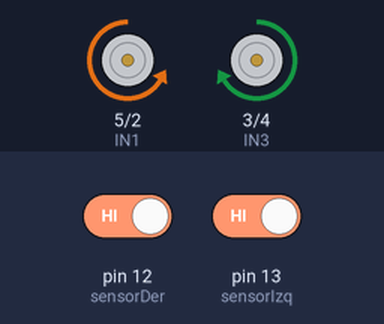
Bench run of a sketch on a simulated Arduino Uno, built with avr-gcc and run on an emulated ATmega328P. Shown: motor-driver pin pairs drawn as motors (green arrow = first pin HIGH = forward, orange = second pin HIGH = backward, longer = more drive, scaled by the enable pin). The test bench sets the inputs (shaded band); at power-on: pin 12 (sensorDer) HIGH, pin 13 (sensorIzq) HIGH. Random numbers use the default seed unless the sketch sets one; what the sketch prints to the serial monitor is not drawn.

Above: at 1.2 s.
1.3 s: pin 12 (sensorDer) driven LOW
At 2.0 s:
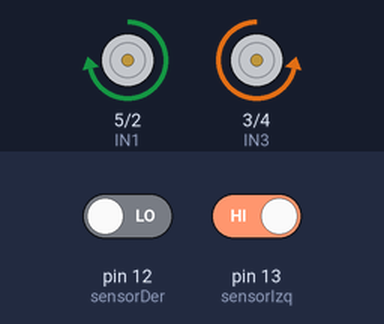
At 3.4 s:
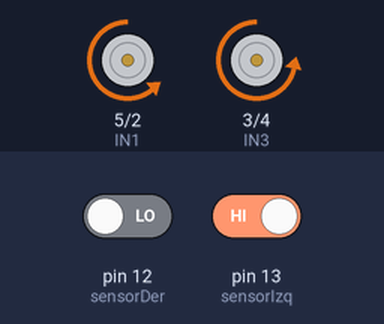
4.3 s: pin 12 (sensorDer) driven HIGH
7.3 s: pin 13 (sensorIzq) driven LOW
10.3 s: pin 13 (sensorIzq) driven HIGH
13.3 s: pin 12 (sensorDer) driven LOW and pin 13 (sensorIzq) driven LOW
At 15.4 s:
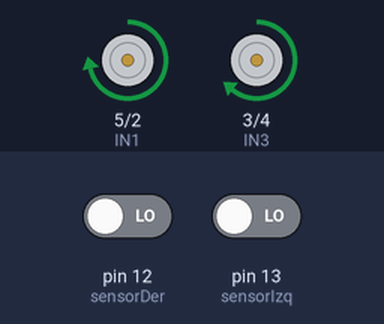
Timing chart, 0 to 17.3 s (numbered marks = the images above; inputs shaded):
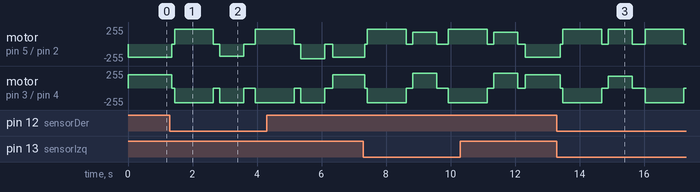

The sketch:

autoInfrarrojo.ino
```cpp
// --- PINES (Cableado real del puente H L298N) ---
const int IN1 = 5;// Control del Motor DERECHO
const int IN2 = 2;// Control del Motor DERECHO
const int IN3 = 3;// Control del Motor IZQUIERDO
const int IN4 = 4; // Control del Motor IZQUIERDO

// PWM
const int ENA = 9; // velocidad motor DERECHO
const int ENB = 10; // velocidad motor IZQUIERDO

// Sensores IR
const int sensorIzq = 13;
const int sensorDer = 12;

// Velocidades Ajustadas (Se mantienen para evitar la vibración)
const int VELOCIDAD_AVANCE = 200; // Mínimo confiable para el arranque
const int VELOCIDAD_REVERSA = 220; // Mayor potencia para salir del borde
const int VELOCIDAD_GIRO= 180;

// Tiempos
const unsigned long BACK_MS = 1200;
const unsigned long PAUSE_MS = 200;
const unsigned long TURN_MS = 750;
const unsigned long DEBOUNCE_MS = 40;

// -------------------------------------------------------------

void setup() {
pinMode(IN1, OUTPUT);
pinMode(IN2, OUTPUT);
pinMode(IN3, OUTPUT);
pinMode(IN4, OUTPUT);

pinMode(ENA, OUTPUT);
pinMode(ENB, OUTPUT);

pinMode(sensorIzq, INPUT);
pinMode(sensorDer, INPUT);

Serial.begin(9600);
Serial.println("Robot sigue-borde — Dirección de Movimiento Corregida");

detener();
randomSeed(analogRead(A0));
}

// -------------------------------------------------------------
// Lectura estable: LOW = blanco detectado
bool detectaBlanco(int pin) {
if (digitalRead(pin) != LOW) return false;

unsigned long t = millis();
while (millis() - t < DEBOUNCE_MS) {
if (digitalRead(pin) != LOW) return false;
}
return true;
}

// -------------------------------------------------------------
// MOVIMIENTOS (LÓGICA INVERTIDA RESPECTO AL CÓDIGO ANTERIOR)

void adelante() {
// *** ESTA ERA LA LÓGICA DE RETROCEDER ***
// Motor IZQUIERDO (Avanza)
digitalWrite(IN3, HIGH);
digitalWrite(IN4, LOW);
analogWrite(ENB, VELOCIDAD_AVANCE);

// Motor DERECHO (Avanza)
digitalWrite(IN1, LOW);
digitalWrite(IN2, HIGH);
analogWrite(ENA, VELOCIDAD_AVANCE);
}

void retrocede() {
// *** ESTA ERA LA LÓGICA DE AVANZAR ***
// Motor IZQUIERDO (Retrocede)
digitalWrite(IN3, LOW);
digitalWrite(IN4, HIGH);
analogWrite(ENB, VELOCIDAD_REVERSA);

// Motor DERECHO (Retrocede)
digitalWrite(IN1, HIGH);
digitalWrite(IN2, LOW);
analogWrite(ENA, VELOCIDAD_REVERSA);
}

void girarDerechaEnSitio() {
// IZQUIERDO debe avanzar (Lógica de adelante)
digitalWrite(IN3, HIGH);
digitalWrite(IN4, LOW);
analogWrite(ENB, VELOCIDAD_GIRO);

  // DERECHO debe retroceder (Lógica de retrocede)
  digitalWrite(IN1, HIGH);
  digitalWrite(IN2, LOW);
  analogWrite(ENA, VELOCIDAD_GIRO);
}

void girarIzquierdaEnSitio() {
  // IZQUIERDO debe retroceder (Lógica de retrocede)
  digitalWrite(IN3, LOW);
  digitalWrite(IN4, HIGH);
  analogWrite(ENB, VELOCIDAD_GIRO);

  // DERECHO debe avanzar (Lógica de adelante)
  digitalWrite(IN1, LOW);
  digitalWrite(IN2, HIGH);
  analogWrite(ENA, VELOCIDAD_GIRO);
}

void detener() {
  digitalWrite(IN1, LOW);
  digitalWrite(IN2, LOW);
  digitalWrite(IN3, LOW);
  digitalWrite(IN4, LOW);
  analogWrite(ENA, 0);
  analogWrite(ENB, 0);
}

// -------------------------------------------------------------

void setupRecuperacion(bool izq, bool der) {
  detener();
  delay(80);

  Serial.println("RECUP: retrocediendo");
  // Ahora retrocede() físicamente hace que el robot vaya hacia atrás.
  retrocede();
  delay(BACK_MS);

  detener();
  delay(PAUSE_MS);

  // LÓGICA DE RECUPERACIÓN (sensor detecta, gira al lado opuesto)
  // Si sensor IZQ detecta -> gira DERECHA para alejarse. (Correcto)
  if (izq && !der) {
    Serial.println("RECUP: sensor IZQ detecta → giro DERECHA");
    girarDerechaEnSitio();
    delay(TURN_MS);
  }
  // Si sensor DER detecta -> gira IZQUIERDA para alejarse. (Correcto)
  else if (!izq && der) {
    Serial.println("RECUP: sensor DER detecta → giro IZQUIERDA");
    girarIzquierdaEnSitio();
    delay(TURN_MS);
  }
  else {
    Serial.println("RECUP: ambos → giro aleatorio");
    if (random(0,2) == 0) {
      girarDerechaEnSitio();
    } else {
      girarIzquierdaEnSitio();
    }
    delay(TURN_MS);
  }

  detener();
  delay(PAUSE_MS);
}

// -------------------------------------------------------------

void loop() {
  int rawIzq = digitalRead(sensorIzq);
  int rawDer = digitalRead(sensorDer);

  bool izqBlanco = (rawIzq == LOW) && detectaBlanco(sensorIzq);
  bool derBlanco = (rawDer == LOW) && detectaBlanco(sensorDer);

  // Si detecta borde, entra en modo recuperación (retrocede y gira)
  if (izqBlanco || derBlanco) {
    setupRecuperacion(izqBlanco, derBlanco);
  } else {
    // Si no hay borde, avanza.
    adelante();
  }

  delay(40);
}
```

Measured:
- after the input at 1.3 s, motor on pin 3 (IN3) / pin 4 (IN4): goes stopped 0.08 s, backward 220/255 1.2 s, stopped 0.20 s, backward 220/255 0.75 s, stopped 0.36 s, then backward 220/255, starting after 0.06 s
- after the input at 13.3 s, motor on pin 5 (IN1) / pin 2 (IN2): goes stopped 0.08 s, forward 220/255 1.2 s, stopped 0.20 s, forward 220/255 0.75 s, stopped 0.40 s, forward 220/255 1.2 s, then stopped, starting after 0.10 s
